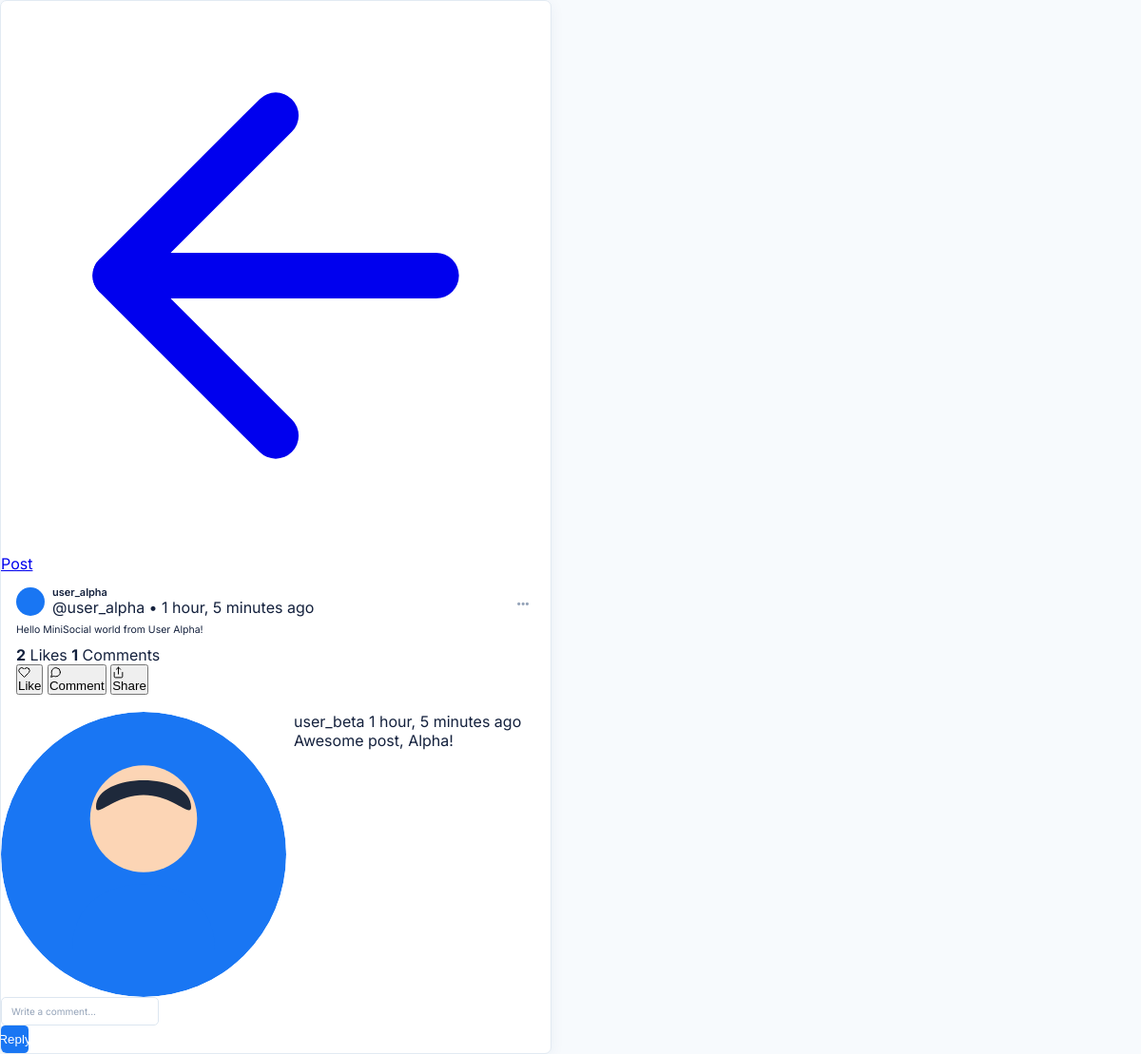
/post/83/ (signed in), run on the app's committed database.
### backend/social/models.py (models this page shows, shortened)
class Post(models.Model):
    VISIBILITY_CHOICES = [
        ('public', 'Public'),
        ('followers', 'Followers'),
        ('circle', 'Circle'),
        ('private', 'Private'),
    ]
    author = models.ForeignKey(User, on_delete=models.CASCADE, related_name='posts')
    content = models.TextField(blank=True, default='')
    image = models.ImageField(upload_to='posts/', blank=True, null=True)
    visibility = models.CharField(max_length=20, choices=VISIBILITY_CHOICES, default='public')
    circle = models.ForeignKey(Circle, on_delete=models.CASCADE, null=True, blank=True, related_name='posts')
    mood = models.CharField(max_length=50, blank=True, null=True)
    expires_at = models.DateTimeField(null=True, blank=True)
    version_count = models.PositiveIntegerField(default=1)
    created_at = models.DateTimeField(auto_now_add=True)
    updated_at = models.DateTimeField(auto_now=True)
    class Meta:
        ordering = ['-created_at']
    @property
    def like_count(self):
        return self.likes.count()
    @property
    def comment_count(self):
        return self.comments.count()
    @property
    def is_expired(self):
        if self.expires_at and timezone.now() >= self.expires_at:
            return True
        return False

class Profile(models.Model):
    user = models.OneToOneField(User, on_delete=models.CASCADE, related_name='profile')
    profile_picture = models.ImageField(upload_to='profile_pictures/', blank=True, null=True)
    profile_image = models.ImageField(upload_to='profiles/', blank=True, null=True)
    avatar_color = models.CharField(max_length=20, default='#1976F3')
    bio = models.TextField(blank=True, default='')
    cover_image = models.ImageField(upload_to='covers/', blank=True, null=True)
    created_at = models.DateTimeField(auto_now_add=True)
    updated_at = models.DateTimeField(auto_now=True)
    @property
    def picture_url(self):
        if self.profile_picture:
            return self.profile_picture.url
        if self.profile_image:
            return self.profile_image.url
        return None

class Comment(models.Model):
    post = models.ForeignKey(Post, on_delete=models.CASCADE, related_name='comments')
    author = models.ForeignKey(User, on_delete=models.CASCADE, related_name='comments')
    content = models.TextField()
    created_at = models.DateTimeField(auto_now_add=True)
    class Meta:
        ordering = ['created_at']

### backend/social/views.py (the view)
# urls.py: path('post/<int:pk>/', views.post_detail_view, name='post_detail'),
@login_required
def post_detail_view(request, pk):
    post = get_object_or_404(
        Post.objects.select_related('author', 'author__profile', 'circle').prefetch_related(
            'likes', 'comments', 'post_topics__topic', 'poll__options__votes', 'poll__votes'
        ),
        pk=pk
    )
    if not user_can_view_post(request.user, post):
        return render(request, 'forbidden.html', {
            'message': 'You do not have permission to view this post. It may be private or restricted to circle members.'
        }, status=403)
    comments = post.comments.select_related('author', 'author__profile').all()
    user_like = post.likes.filter(user=request.user).first()
    is_liked = user_like is not None
    user_reaction = user_like.reason if user_like else None
    reaction_breakdown = {}
    for r in ['Helpful', 'Funny', 'Inspiring', 'Interesting', 'Supportive']:
        cnt = post.likes.filter(reason=r).count()
        if cnt > 0:
            reaction_breakdown[r] = cnt
    if post.expires_at:
        post.expires_in_seconds = max(0, int((post.expires_at - timezone.now()).total_seconds()))
    else:
        post.expires_in_seconds = None
    return render(request, 'post_details.html', {
        'post': post,
        'comments': comments,
        'is_liked': is_liked,
        'user_reaction': user_reaction,
        'reaction_breakdown': reaction_breakdown,
    })

### backend/social/context_processors.py (called while the page is built)
def unread_counts(request):
    if request.user.is_authenticated:
        unread_notifs = request.user.notifications.filter(is_read=False).count()
        unread_msgs = Message.objects.filter(
            conversation__participants__user=request.user,
            is_read=False
        ).exclude(sender=request.user).distinct().count()
        return {
            'unread_notifications_count': unread_notifs,
            'unread_messages_count': unread_msgs,
        }
    return {'unread_notifications_count': 0, 'unread_messages_count': 0}

### backend/social/views.py (called while the page is built, shortened)
def user_can_view_post(user, post):
    if not post:
        return False
    if user and user.is_authenticated and post.author == user:
        return True
    if post.is_expired:
        return False
    if post.visibility == 'public':
        return True

### frontend/templates/post_details.html (shortened to what this page needs)
{% load static %}
<!DOCTYPE html>
<html lang="en">
<head>
  <link rel="stylesheet" href="{% static 'css/post-detail.css' %}">
</head>
<body>
  <main class="page-viewport-wrapper">
    <div class="post-detail-card" id="post-detail-card">
      <header class="detail-header-bar">
        <a href="{% url 'home' %}" class="back-nav-btn" id="btn-back-feed" aria-label="Go back to Home Feed">
          <svg class="back-arrow-svg" viewBox="0 0 24 24" fill="none" stroke="currentColor" stroke-width="2" stroke-linecap="round" stroke-linejoin="round" aria-hidden="true">
            <line x1="19" y1="12" x2="5" y2="12"/>
            <polyline points="12 19 5 12 12 5"/>
          </svg>
          <span class="back-label">Post</span>
        </a>
      </header>
      <div class="post-inner-body">
        <div class="post-author-header">
          <div class="author-meta-group">
            <a href="{% if post.author == request.user %}{% url 'profile' %}{% else %}{% url 'user_profile' post.author.username %}{% endif %}" style="text-decoration: none;">
              <div class="author-avatar" aria-hidden="true" style="overflow: hidden; border-radius: 50%;">
                {% if post.author.profile.picture_url %}
                <img src="{{ post.author.profile.picture_url }}" alt="{{ post.author.username }}" class="avatar-img" style="width: 100%; height: 100%; object-fit: cover;">
                {% endif %}
              </div>
            </a>
            <div class="author-info">
              <a href="{% if post.author == request.user %}{% url 'profile' %}{% else %}{% url 'user_profile' post.author.username %}{% endif %}" class="author-name" style="text-decoration: none; color: inherit;">
                {{ post.author.username }}
              </a>
              <span class="author-subtext">@{{ post.author.username }} • {{ post.created_at|timesince }} ago</span>
            </div>
          </div>
          <div class="post-options-wrap">
            <button type="button" class="post-options-btn" id="btn-post-options" aria-label="Post options">
              •••
            </button>
          </div>
        </div>
        <div class="post-content-wrap">
          <p class="post-text-content" id="main-post-text">{{ post.content }}</p>
        </div>
        <div class="post-metrics-row">
          <span class="metric-likes"><strong id="metric-likes-count">{{ post.like_count }}</strong> Likes</span>
          <span class="metric-comments"><strong id="metric-comments-count">{{ post.comment_count }}</strong> Comments</span>
        </div>
        <div class="post-actions-toolbar">
          <button
            type="button"
            class="action-item-btn btn-like-action {% if is_liked %}liked{% endif %}"
            id="btn-like-detail"
            data-post-id="{{ post.id }}"
            data-liked="{% if is_liked %}true{% else %}false{% endif %}"
          >
            <span class="action-icon">
              <svg viewBox="0 0 24 24" fill="{% if is_liked %}#FF4D67{% else %}none{% endif %}" stroke="{% if is_liked %}#FF4D67{% else %}currentColor{% endif %}" stroke-width="1.8" stroke-linecap="round" stroke-linejoin="round">
                <path d="M20.84 4.61a5.5 5.5 0 0 0-7.78 0L12 5.67l-1.06-1.06a5.5 5.5 0 0 0-7.78 7.78l1.06 1.06L12 21.23l7.78-7.78 1.06-1.06a5.5 5.5 0 0 0 0-7.78z"/>
              </svg>
            </span>
            <span class="action-label" id="detail-like-text">{% if is_liked %}Liked{% else %}Like{% endif %}</span>
          </button>
          <button type="button" class="action-item-btn" id="btn-focus-comment">
            <span class="action-icon">
            </span>
            <span class="action-label">Comment</span>
          </button>
          <button type="button" class="action-item-btn" onclick="navigator.clipboard.writeText(window.location.href); alert('Post link copied to clipboard!');">
            <span class="action-icon">
              <svg viewBox="0 0 24 24" fill="none" stroke="currentColor" stroke-width="1.8" stroke-linecap="round" stroke-linejoin="round">
                <path d="M4 12v8a2 2 0 0 0 2 2h12a2 2 0 0 0 2-2v-8"/>
                <polyline points="16 6 12 2 8 6"/>
                <line x1="12" y1="2" x2="12" y2="15"/>
              </svg>
            </span>
            <span class="action-label">Share</span>
          </button>
        </div>
      </div>
      <section class="comments-section" aria-label="Comments stream">
        <div class="comments-stream-container" id="comments-stream-container">
          {% for comment in comments %}
          <div class="comment-item" id="comment-{{ comment.id }}">
            <div class="comment-avatar-wrap" style="overflow: hidden; border-radius: 50%;">
              {% if comment.author.profile.picture_url %}
              <img src="{{ comment.author.profile.picture_url }}" alt="{{ comment.author.username }}" class="avatar-img" style="width: 100%; height: 100%; object-fit: cover;">
              {% else %}
              <svg class="avatar-svg" viewBox="0 0 24 24" xmlns="http://www.w3.org/2000/svg">
                <circle cx="12" cy="12" r="12" fill="{{ comment.author.profile.avatar_color|default:'#1976F3' }}"/>
                <circle cx="12" cy="9" r="4.5" fill="#FCD5B5"/>
                <path d="M8 8C8 5 16 5 16 8C16 9 14.5 7 12 7C9.5 7 8 9 8 8Z" fill="#1E293B"/>
                <path d="M6 20C6 16 9 14.5 12 14.5C15 14.5 18 16 18 20H6Z" fill="{{ comment.author.profile.avatar_color|default:'#1976F3' }}"/>
              </svg>
              {% endif %}
            </div>
            <div class="comment-content-box">
              <div class="comment-header-row">
                <a href="{% url 'user_profile' comment.author.username %}" class="comment-author" style="text-decoration: none; color: inherit;">
                  {{ comment.author.username }}
                </a>
                <span class="comment-timestamp">{{ comment.created_at|timesince }} ago</span>
              </div>
              <p class="comment-text-body">{{ comment.content }}</p>
            </div>
          </div>
          {% empty %}
          <div id="no-comments-msg" style="text-align: center; padding: 20px 10px; color: #94A3B8; font-size: 11px;">
            No comments yet. Start the conversation!
          </div>
          {% endfor %}
        </div>
      </section>
      <div class="comment-composer-area">
        <form id="comment-composer-form" method="POST" action="{% url 'comment_post' post.id %}">
          <div class="composer-flex-row">
            <input
              type="text"
              id="comment-input-field"
              name="content"
              class="comment-input-field"
              placeholder="Write a comment..."
              autocomplete="off"
            >
            <button type="submit" class="btn-send-comment" id="btn-post-comment">
              Reply
            </button>
          </div>
        </form>
      </div>
    </div>
  </main>
</body>
</html>

### frontend/static/css/post-detail.css (style rules this page uses)
:root { --primary-blue: #1976F3; --dark-navy: #14213D; --text-gray: #64748B; --light-gray: #94A3B8; --page-bg: #F7FAFD; --white: #FFFFFF; --border-light: #E2EAF2; --border-subtle: #F1F5F9; --border-input: #DCE6F0; --card-width: 580px; --font-family: 'Inter', Arial, sans-serif; }
*, *::before, *::after { box-sizing: border-box; margin: 0; padding: 0; }
html, body { width: 100%; min-height: 100%; font-family: var(--font-family); background-color: var(--page-bg); color: var(--dark-navy); -webkit-font-smoothing: antialiased; -moz-osx-font-smoothing: grayscale; }
.post-detail-card { width: var(--card-width); max-width: 100%; background-color: var(--white); border: 1px solid var(--border-light); border-radius: 7px; box-shadow: 0 3px 15px rgba(30, 70, 120, 0.06); overflow: hidden; display: flex; flex-direction: column; }
.post-inner-body { padding: 14px 16px 18px; display: flex; flex-direction: column; }
.post-author-header { display: flex; align-items: center; justify-content: space-between; margin-bottom: 7px; }
.author-meta-group { display: flex; align-items: center; gap: 8px; }
.author-avatar { width: 30px; height: 30px; border-radius: 50%; overflow: hidden; flex-shrink: 0; }
.avatar-svg { width: 100%; height: 100%; display: block; }
.author-info { display: flex; flex-direction: column; line-height: 1.15; }
.author-name { font-size: 11px; font-weight: 600; color: var(--dark-navy); }
.post-options-wrap { position: relative; }
.post-options-btn { background: none; border: none; outline: none; color: var(--light-gray); font-size: 11px; font-weight: 700; letter-spacing: 0.05em; cursor: pointer; padding: 2px 6px; border-radius: 3px; transition: color 0.15s ease, background-color 0.15s ease; }
.post-content-wrap { margin-bottom: 9px; }
.post-text-content { font-size: 10.5px; font-weight: 400; color: var(--dark-navy); line-height: 1.45; }
.action-icon { width: 13px; height: 13px; display: flex; align-items: center; justify-content: center; }
.action-icon svg { width: 13px; height: 13px; }
.comment-item { display: flex; align-items: flex-start; gap: 8px; }
.comment-content-box { flex: 1; display: flex; flex-direction: column; line-height: 1.25; }
.comment-input-field { flex: 1; height: 30px; background-color: var(--white); border: 1px solid var(--border-input); border-radius: 5px; padding: 0 10px; font-family: inherit; font-size: 10px; color: var(--dark-navy); outline: none; transition: border-color 0.15s ease; }
.comment-input-field::placeholder { color: var(--light-gray); }
.btn-send-comment { width: 29px; height: 29px; background-color: var(--primary-blue); color: var(--white); border: none; outline: none; border-radius: 4.5px; display: flex; align-items: center; justify-content: center; cursor: pointer; flex-shrink: 0; transition: background-color 0.15s ease; }

### data on the page
Post: author.profile.picture_url (picture), author.username "user_alpha", created_at "1 hour, 5 minutes", content "Hello MiniSocial world from User Alpha!", like_count "2", comment_count "1"
Comment: author.username "user_beta", created_at "1 hour, 5 minutes", content "Awesome post, Alpha!"
